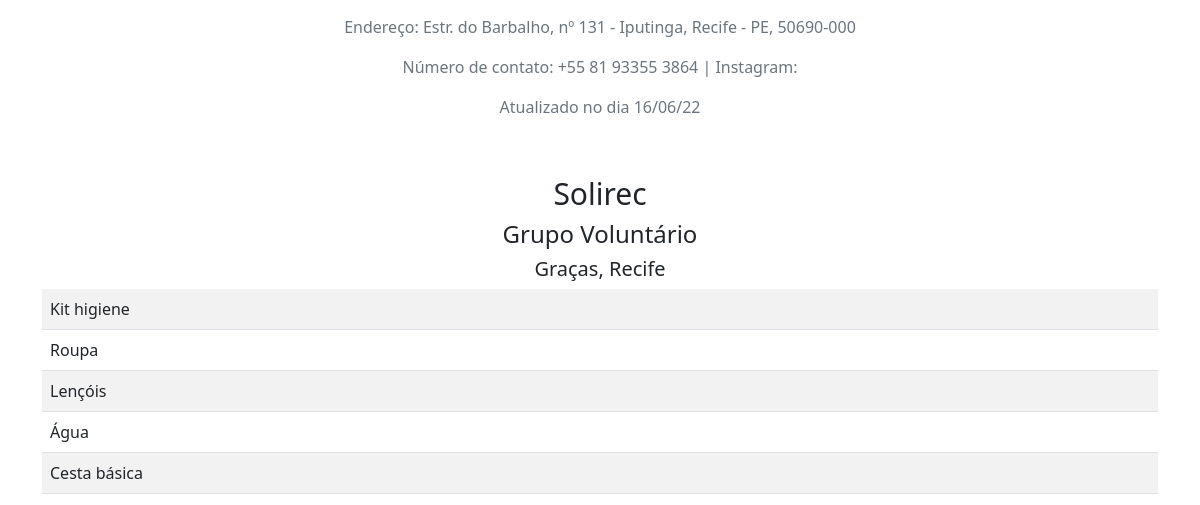
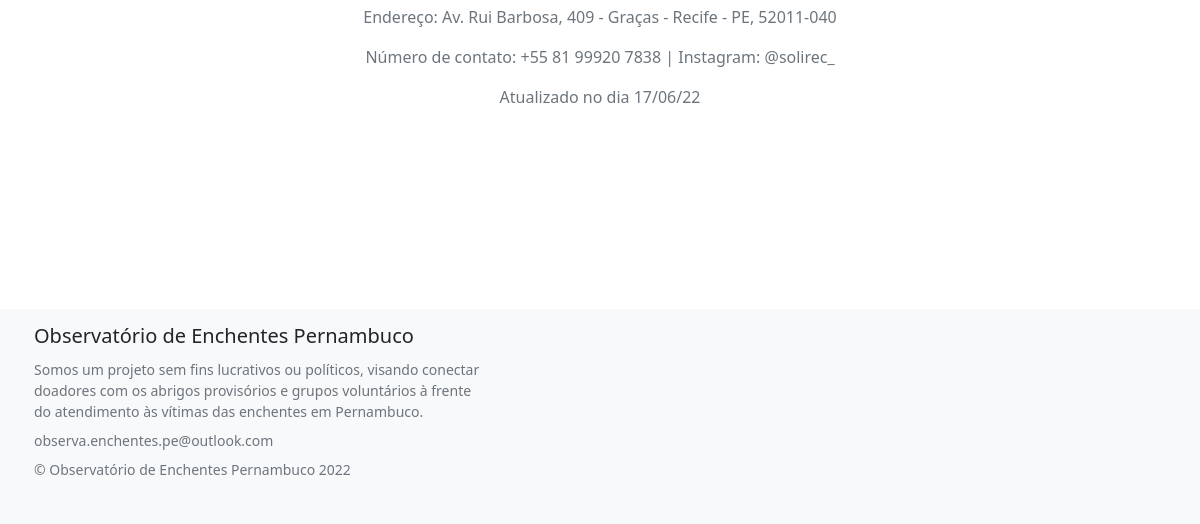
Before: / (lower part) with the older database file (2 pictures, top to bottom).
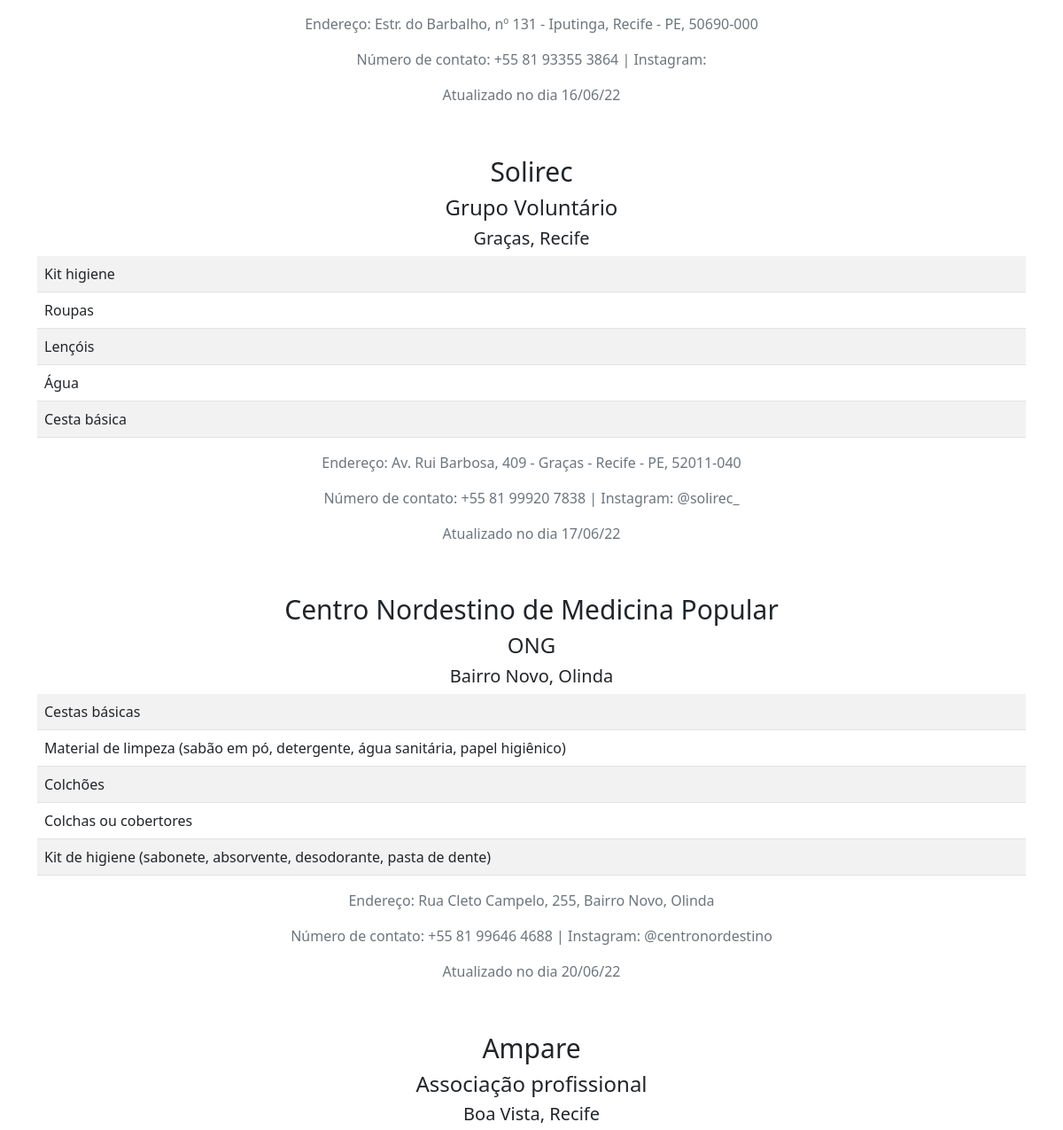
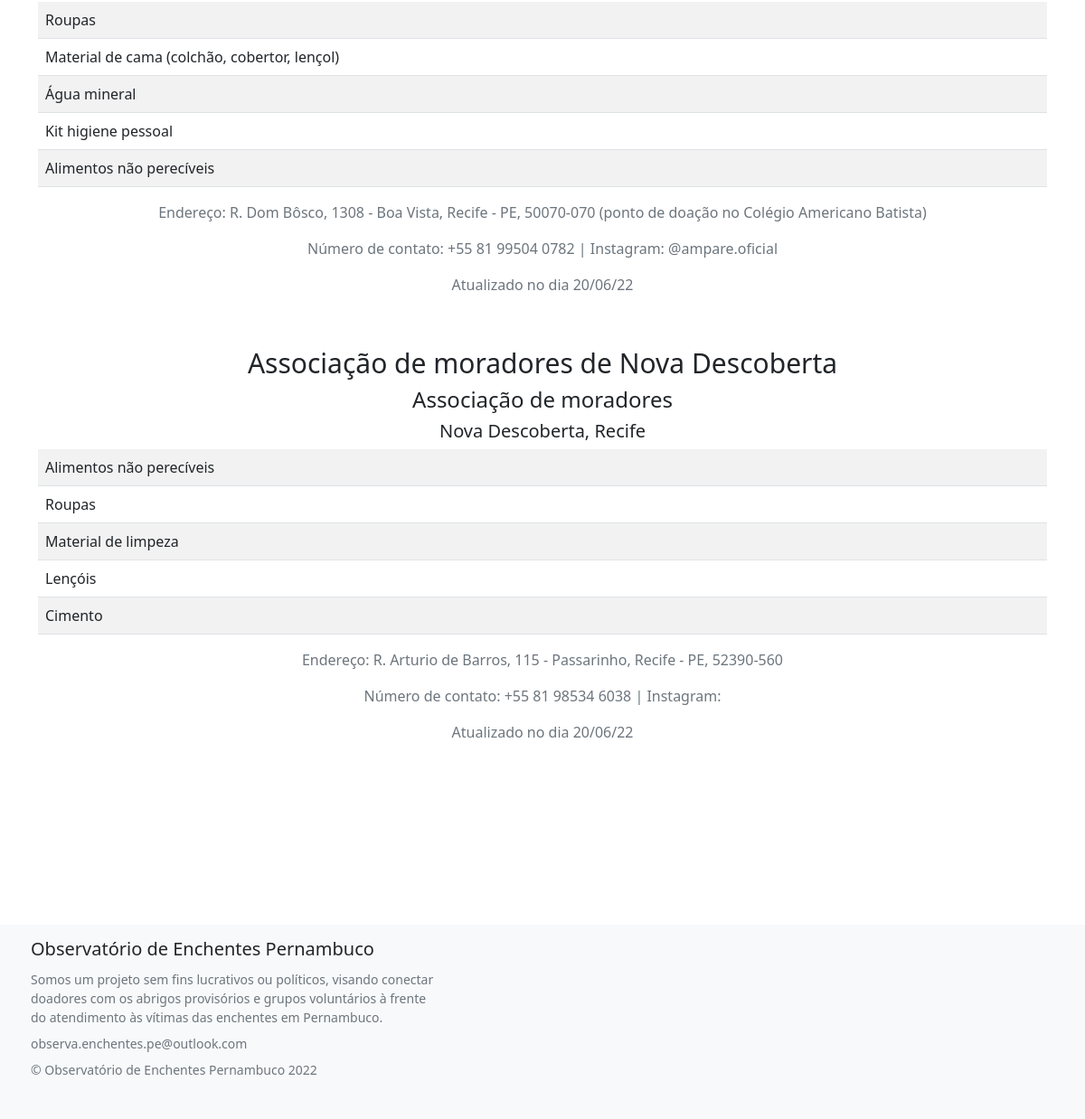
After: the same page with the newer database file (2 pictures, top to bottom).
### tables this page shows
CREATE TABLE "demandas"("item1" TEXT NOT NULL,"item2" TEXT,
                                      "item3" TEXT,"item4" TEXT,
                                      "item5" TEXT, "data" DATE, "id_lugar" INTEGER NOT NULL,
                                      FOREIGN KEY(id_lugar) REFERENCES lugares(id));

CREATE TABLE "lugares"("id" INTEGER PRIMARY KEY AUTOINCREMENT NOT NULL,
                                    "nome" TEXT NOT NULL, "cidade" TEXT NOT NULL,
                                    "bairro" TEXT, "endereço" TEXT, "latitude" REAL,
                                    "longitude" REAL, "email" TEXT, "telefone" TEXT, tag TEXT, insta TEXT);

### app.py (the view)
@app.route("/", methods=["GET", "POST"])
def index():
    if request.method == "POST":
        bairro = request.form.get("bairro")
        lugares = db.execute("SELECT * FROM lugares JOIN demandas ON lugares.id = demandas.id_lugar WHERE bairro LIKE '%'|| ? || '%' ", bairro)
        return render_template("index.html", lugares=lugares)
    else:
        lugares = db.execute("SELECT * FROM lugares JOIN demandas ON lugares.id = demandas.id_lugar")
    return render_template("index.html", lugares=lugares)

### templates/index.html (shortened to what this page needs)
{% extends "layout.html" %}
{% block main %}
    <head>
        <link href="/static/styles.css" rel="stylesheet">
    </head>
    <body>
    <main class = "container py-5 text-center">
            {% for lugar in lugares %}
                <h2 class = "text-center" id = "titulo">{{lugar.nome}}</h2>
                <h4 class = 'text-center'>{{lugar.tag}}</h4>
                <h3 class = "text-center" id = "bairro">{{lugar.bairro}}, {{lugar.cidade}}</h3>
                <table class = "table table-striped">
                    <tr>
                        <td class = "text-start">{{lugar.item1}}</td>
                    </tr>
                    <tr>
                        <td class = "text-start">{{lugar.item2}}</td>
                    </tr>
                    <tr>
                        <td class = "text-start">{{lugar.item3}}</td>
                    </tr>
                    <tr>
                        <td class = "text-start">{{lugar.item4}}</td>
                    </tr>
                    <tr>
                        <td class = "text-start">{{lugar.item5}}</td>
                    </tr>
                </table>
                <p class = "text-muted">Endereço: {{lugar.endereço}}</p>
                <p class = "text-muted">Número de contato: {{lugar.telefone}}  |  Instagram: {{lugar.insta}}</p>
                <p class = "text-muted">Atualizado no dia {{lugar.data}}</p>
            {% endfor %}
        </body>
    </main>
{% endblock %}

### templates/layout.html (shortened to what this page needs)
<!DOCTYPE html>
<html lang="pt-BR">
    <head>
        <link href="https://cdn.jsdelivr.net/npm/bootstrap@5.1.3/dist/css/bootstrap.min.css" rel="stylesheet">
        <link href="/static/styles.css" rel="stylesheet">
    </head>
    <body>
        <main class="container-fluid py-5 text-center">
            {% block main %}{% endblock %}
        <footer class="bd-footer py-4 py-md-1 mt-5 bg-light">
            <div class="container py-4 py-md-2 px-4 px-md-1">
                <div class="row">
                    <div class="col-lg-5 mb-3">
                        <a class="d-inline-flex align-items-center mb-2 link-dark text-decoration-none" href="/" aria-label="Bootstrap">
                            <span class="fs-5">Observatório de Enchentes Pernambuco</span>
                        </a>
                        <ul class="list-unstyled small text-muted">
                            <li class="mb-2">Somos um projeto sem fins lucrativos ou políticos,
                                visando conectar doadores com os abrigos provisórios e grupos voluntários
                                à frente do atendimento às vítimas das enchentes em Pernambuco.
                            </li>
                            <li class="mb-2">
                                observa.enchentes.pe@outlook.com
                            </li>
                            <li class="mb-2">
                                &copy; Observatório de Enchentes Pernambuco 2022
                            </li>
                        </ul>
                    </div>
                </div>
            </div>
        </footer>
    </body>
</html>

### static/styles.css (style rules this page uses)
#titulo { font-size: 30px; }
#bairro { font-size: 20px; }

Changed rows visible on the page:
changed demandas "Kit higiene": item2 "Roupa" → "Roupas"
added demandas: nome "Centro Nordestino de Medicina Popular", tag "ONG", bairro "Bairro Novo", cidade "Olinda", item1 "Cestas básicas", item2 "Material de limpeza (sabão em pó, detergente, água sanitária, papel higiênico)", item3 "Colchões", item4 "Colchas ou cobertores", item5 "Kit de higiene (sabonete, absorvente, desodorante, pasta de dente)", endereço "Rua Cleto Campelo, 255, Bairro Novo, Olinda", telefone "+55 81 99646 4688", insta "@centronordestino", data "20/06/22"
added demandas: nome "Ampare", tag "Associação profissional", bairro "Boa Vista", cidade "Recife", item1 "Roupas", item2 "Material de cama (colchão, cobertor, lençol)", item3 "Água mineral", item4 "Kit higiene pessoal", item5 "Alimentos não perecíveis", endereço "R. Dom Bôsco, 1308 - Boa Vista, Recife - PE, 50070-070 (ponto de doação no Colégio Americano Batista)", telefone "+55 81 99504 0782", insta "@ampare.oficial", data "20/06/22"
added demandas: nome "Associação de moradores de Nova Descoberta", tag "Associação de moradores", bairro "Nova Descoberta", cidade "Recife", item1 "Alimentos não perecíveis", item2 "Roupas", item3 "Material de limpeza", item4 "Lençóis", item5 "Cimento", endereço "R. Arturio de Barros, 115 - Passarinho, Recife - PE, 52390-560", telefone "+55 81 98534 6038", data "20/06/22"
